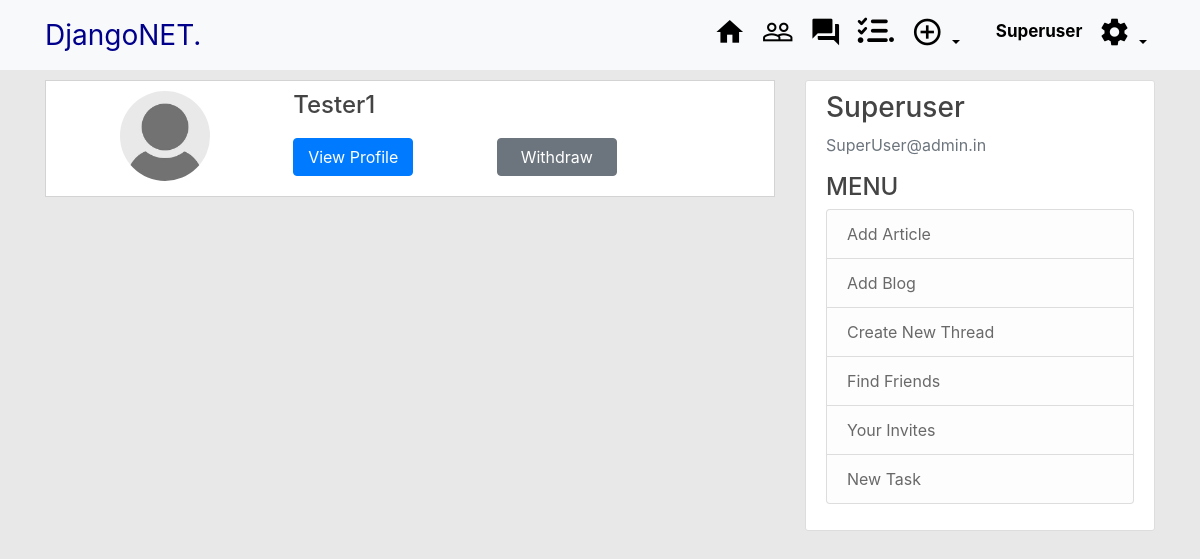
The app's page /find/ (signed in), older data.
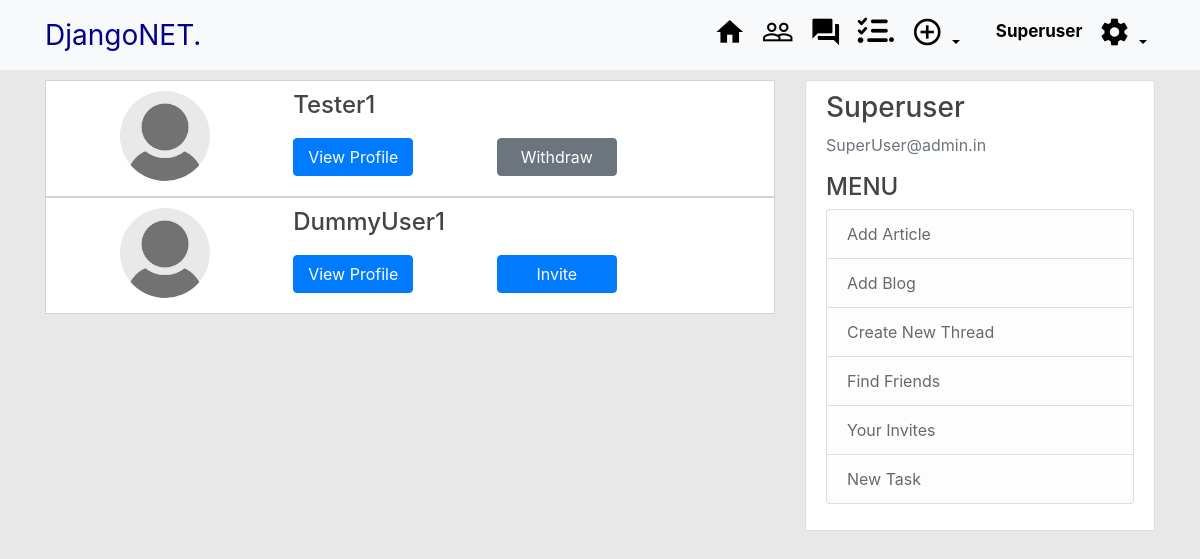
The same page, newer data.
### users/models.py (models this page shows, shortened)
class Profile(models.Model):
	user = models.OneToOneField(User, on_delete=models.CASCADE)
	Fname = models.CharField(max_length=100, blank=True)
	Lname = models.CharField(max_length=100, blank=True)
	image=models.ImageField(default='default.jpg',upload_to='Profile_pics')
	bio = models.CharField(max_length = 200, default='No Bio')
	Friends = models.ManyToManyField(User, blank =True, related_name = "friends")
	objects = ProfileManager()

### users/views.py (the view)
# urls.py: path('find/',user_views.ProfileListView.as_view(),name='FindFriends'),
class ProfileListView(LoginRequiredMixin,ListView):
	model = Profile
	template_name = 'users/invites.html'
	context_object_name = 'qs'
	def get_queryset(self):
		query  = Profile.objects.get_all_profiles(self.request.user)
		return query
	def get_context_data(self, **kwargs):
		context = super().get_context_data(**kwargs)
		user  = User.objects.get(username = self.request.user)
		profile = Profile.objects.get(user = user)
		rel_sender = Relationship.objects.filter(sender = profile)
		rel_rec = Relationship.objects.filter(reciever = profile)
		user_sender = []
		for obj in rel_sender:
			user_sender.append(obj.reciever.user)
		user_rec = []
		for obj in rel_rec:
			user_sender.append(obj.sender.user)
		context['Profile'] = profile
		context['Sender'] = user_sender
		context['Rec'] = user_rec
		return context

### users/models.py (called while the page is built)
	def get_all_profiles(self, currUser):
		profiles = Profile.objects.all().exclude(user = currUser)
		return profiles

### users/templates/users/invites.html (shortened to what this page needs)
{%extends "blog/base.html"%}
{%load crispy_forms_tags%}
{%block content%}
<div class="content_section">
	{% for obj in qs %}
	<div class="GridContent">
		<div class="ProfileImg">
			<div class="imageprofile">
				<img class ="rounded-circle img_size" src="{{obj.image.url}}">
			</div>
		</div>
		<div class="UserName">
			<div class = ""><h4>{{ obj.user}} </h4></div>
		</div>
		<div class="Button1">
			<a class= "btn btn-primary btn_Width" href="{% url 'detail_profile' obj.user.id %}">View Profile</a>
		</div>
		<div class="Button2">
			<form action="{% url 'send-invite' %}" method="POST">
				{% if obj.user not in Sender and obj.user not in Rec %}
					<button type="submit" class="btn btn-primary btn_Width"> Invite </button>
				{% endif %}
			</form>
			<form action="{% url 'withdraw' %}" method="POST">
				{% if obj.user in Sender and request.user not in obj.Friends.all %}
					<button type="submit" class="btn btn-secondary btn_Width">Withdraw
					</button>
				{% endif %}
			</form>
		</div>
	</div>
	{% endfor %}
</div>
{%endblock content%}

Row changes from the older to the newer data that the page shows:
added Profile: image (placeholder picture), user "DummyUser1", shows "Invite"
